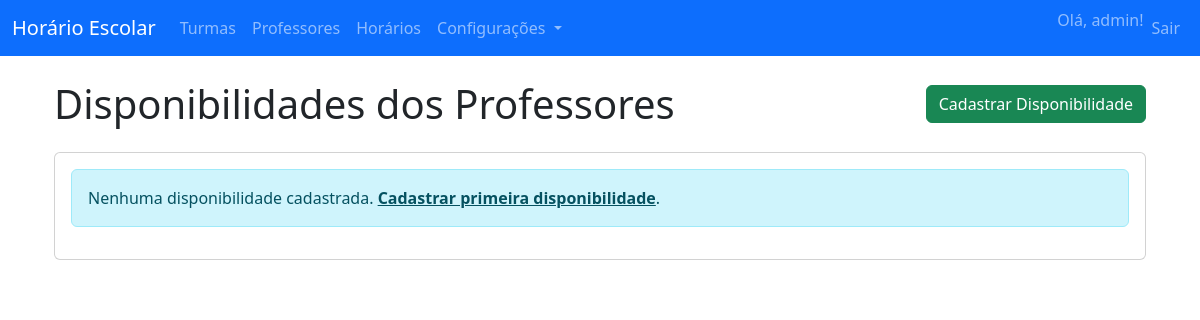
Page /disponibilidades/ (signed in) on the earlier database version.
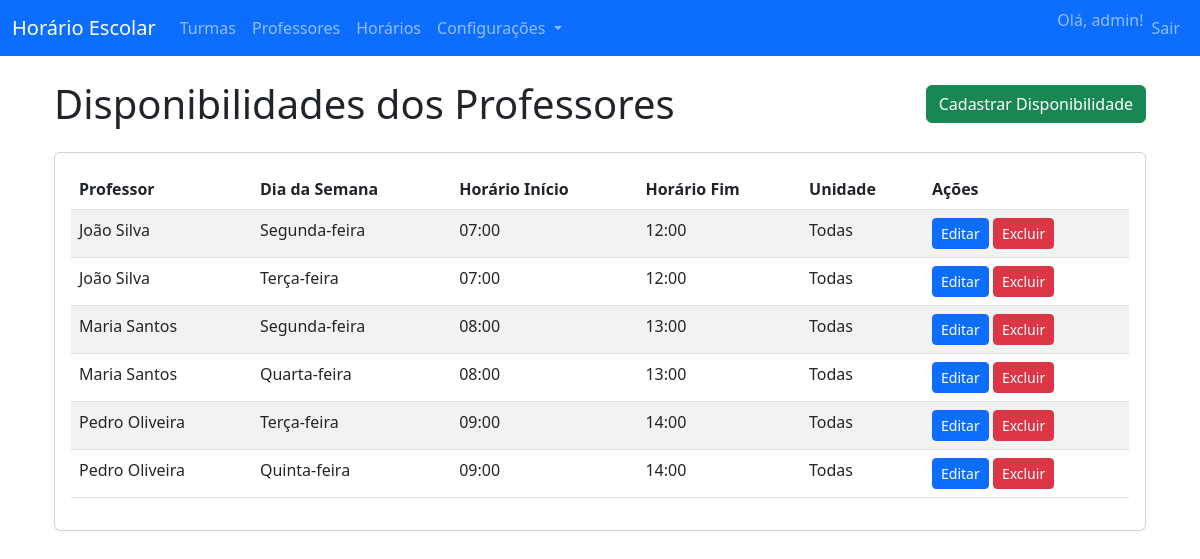
Same page on the later database version.
### core/models.py (models this page shows, shortened)
class DisponibilidadeProfessor(models.Model):
	professor = models.ForeignKey(Professor, on_delete=models.CASCADE)
	dia_semana = models.CharField(max_length=10, choices=Horario.DIAS_SEMANA)
	horario_inicio = models.TimeField()
	horario_fim = models.TimeField()
	unidade = models.ForeignKey(Unidade, on_delete=models.CASCADE, null=True, blank=True)

class Professor(models.Model):
	nome = models.CharField(max_length=100)

### core/views.py (the view)
# urls.py: path('disponibilidades/', views.lista_disponibilidades, name='lista_disponibilidades'),
@login_required
def lista_disponibilidades(request):
	from .models import DisponibilidadeProfessor
	from .forms import DisponibilidadeProfessorForm
	disponibilidades = DisponibilidadeProfessor.objects.select_related('professor').all()
	return render(request, 'core/lista_disponibilidades.html', {
		'disponibilidades': disponibilidades,
	})

### core/templates/core/lista_disponibilidades.html (shortened to what this page needs)
{% extends 'core/base.html' %}
{% block content %}
<div class="container mt-4">
    <div class="d-flex justify-content-between align-items-center mb-4">
        <h1 class="mb-0">
             Disponibilidades dos Professores
        </h1>
        <a href="{% url 'cadastrar_disponibilidade' %}" class="btn btn-success">
             Cadastrar Disponibilidade
        </a>
    </div>
    <div class="card">
        <div class="card-body">
            {% if disponibilidades %}
                <div class="table-responsive">
                    <table class="table table-striped">
                        <thead>
                            <tr>
                                <th>Professor</th>
                                <th>Dia da Semana</th>
                                <th>Horário Início</th>
                                <th>Horário Fim</th>
                                <th>Unidade</th>
                                <th>Ações</th>
                            </tr>
                        </thead>
                        <tbody>
                            {% for disp in disponibilidades %}
                                <tr>
                                    <td>{{ disp.professor.nome }}</td>
                                    <td>{{ disp.get_dia_semana_display }}</td>
                                    <td>{{ disp.horario_inicio|time:"H:i" }}</td>
                                    <td>{{ disp.horario_fim|time:"H:i" }}</td>
                                    <td>{{ disp.unidade.nome|default:"Todas" }}</td>
                                    <td>
                                        <a href="{% url 'editar_disponibilidade' disp.pk %}" class="btn btn-sm btn-primary">
                                             Editar
                                        </a>
                                        <a href="{% url 'excluir_disponibilidade' disp.pk %}" class="btn btn-sm btn-danger">
                                             Excluir
                                        </a>
                                    </td>
                                </tr>
                            {% endfor %}
                        </tbody>
                    </table>
                </div>
            {% else %}
                <div class="alert alert-info">
                    Nenhuma disponibilidade cadastrada.
                    <a href="{% url 'cadastrar_disponibilidade' %}" class="alert-link">Cadastrar primeira disponibilidade</a>.
                </div>
            {% endif %}
        </div>
    </div>
</div>
{% endblock %}

### core/templates/core/base.html (shortened to what this page needs)
<!DOCTYPE html>
<html lang="pt-br">
<head>
    <link href="https://cdn.jsdelivr.net/npm/bootstrap@5.3.0/dist/css/bootstrap.min.css" rel="stylesheet">
</head>
<body>
    <nav class="navbar navbar-expand-lg navbar-dark bg-primary mb-4">
      <div class="container-fluid">
        <a class="navbar-brand" href="/">Horário Escolar</a>
        <div class="collapse navbar-collapse">
          <ul class="navbar-nav me-auto mb-2 mb-lg-0">
            <li class="nav-item"><a class="nav-link" href="{% url 'lista_turmas' %}">Turmas</a></li>
            <li class="nav-item"><a class="nav-link" href="{% url 'lista_professores' %}">Professores</a></li>
            <li class="nav-item"><a class="nav-link" href="{% url 'lista_horarios' %}">Horários</a></li>
            <li class="nav-item dropdown">
              <a class="nav-link dropdown-toggle" href="#" id="navbarDropdown" role="button" data-bs-toggle="dropdown" aria-expanded="false">
                Configurações
              </a>
            </li>
          </ul>
          <ul class="navbar-nav">
            {% if user.is_authenticated %}
              <li class="nav-item"><span class="navbar-text">Olá, {{ user.username }}!</span></li>
              <li class="nav-item"><a class="nav-link" href="{% url 'logout' %}">Sair</a></li>
            {% else %}
              <li class="nav-item"><a class="nav-link" href="{% url 'login' %}">Entrar</a></li>
            {% endif %}
          </ul>
        </div>
      </div>
    </nav>
    <div class="container">
        {% block content %}{% endblock %}
    </div>
</body>
</html>

Differences in the rows shown:
added DisponibilidadeProfessor: professor.nome "João Silva", dia_semana "Segunda-feira", horario_inicio "07:00", horario_fim "12:00", unidade.nome "Todas"
added DisponibilidadeProfessor: professor.nome "João Silva", dia_semana "Terça-feira", horario_inicio "07:00", horario_fim "12:00", unidade.nome "Todas"
added DisponibilidadeProfessor: professor.nome "Maria Santos", dia_semana "Segunda-feira", horario_inicio "08:00", horario_fim "13:00", unidade.nome "Todas"
added DisponibilidadeProfessor: professor.nome "Maria Santos", dia_semana "Quarta-feira", horario_inicio "08:00", horario_fim "13:00", unidade.nome "Todas"
added DisponibilidadeProfessor: professor.nome "Pedro Oliveira", dia_semana "Terça-feira", horario_inicio "09:00", horario_fim "14:00", unidade.nome "Todas"
added DisponibilidadeProfessor: professor.nome "Pedro Oliveira", dia_semana "Quinta-feira", horario_inicio "09:00", horario_fim "14:00", unidade.nome "Todas"
Other differences:
text no longer shown: "Nenhuma disponibilidade cadastrada. Cadastrar primeira disponibilidade ."
text now shown: "Professor Dia da Semana Horário Início Horário Fim Unidade Ações"
